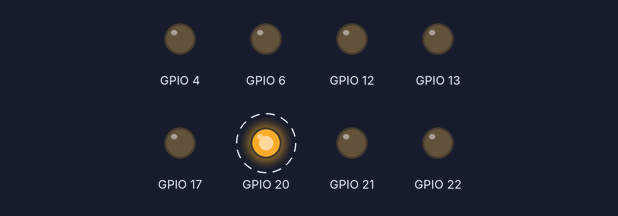
A program run on a simulated Raspberry Pi (BCM pin numbers). Shown: output pins drawn as LEDs (lit = HIGH). Dashed ring = blinking.

Above: at 0.5 s.
Timing chart, 0 to 4.6 s (numbered marks = the images above):
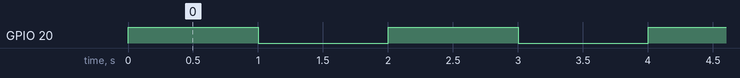

The program:

GPIO_Test.py
```python
import time
import RPi.GPIO as GPIO

GPIO.setmode(GPIO.BCM)
GPIO.setwarnings(False)

# Set Outputs
GPIO.setup(4, GPIO.OUT)
GPIO.setup(17, GPIO.OUT)
GPIO.setup(22, GPIO.OUT)
GPIO.setup(6, GPIO.OUT)
GPIO.setup(13, GPIO.OUT)
GPIO.setup(12, GPIO.OUT)
GPIO.setup(20, GPIO.OUT)
GPIO.setup(21, GPIO.OUT)

def ledBlink(gpioInput):
    GPIO.output(gpioInput, GPIO.HIGH)
    time.sleep(1)
    GPIO.output(gpioInput, GPIO.LOW)
    time.sleep(1)

while True:
    ledBlink(20)
```

Measured:
- by itself, GPIO 20: alternates HIGH for 1.0 s and LOW for 1.0 s
